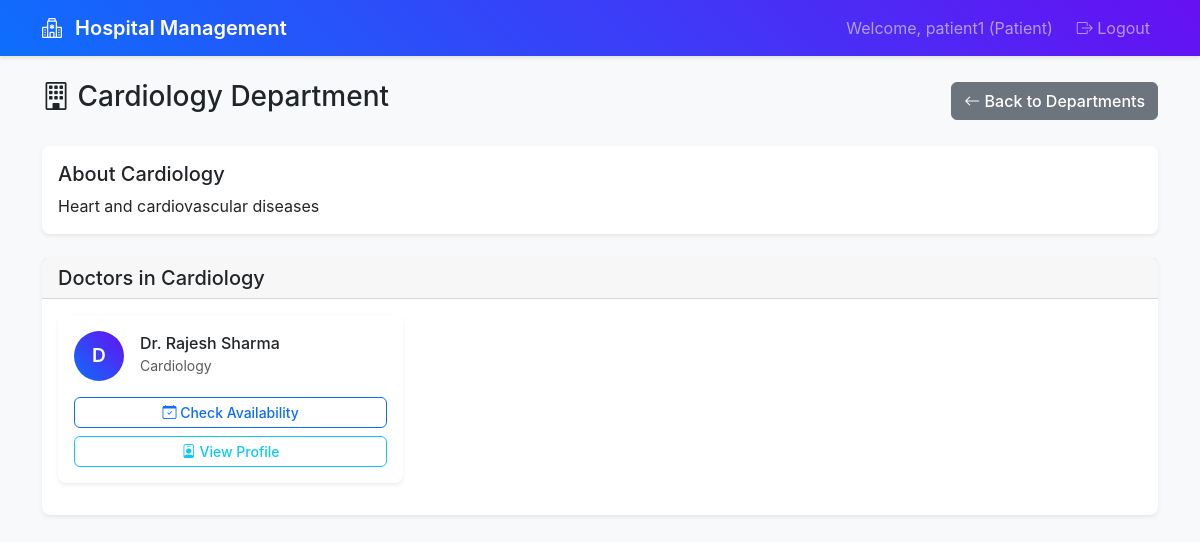
Screenshot of /patient/department/1 (signed in) with the database file from the repository.
### app.py (models this page shows)
class Department(db.Model):
    __tablename__ = 'departments'
    id: Mapped[int] = mapped_column(primary_key=True)
    name: Mapped[str] = mapped_column(unique=True, nullable=False)
    description: Mapped[str] = mapped_column()

class Doctor(db.Model):
    __tablename__ = 'doctors'
    id: Mapped[int] = mapped_column(primary_key=True)
    user_id: Mapped[int] = mapped_column(db.ForeignKey('users.id'), nullable=False)
    name: Mapped[str] = mapped_column(nullable=False)
    specialization: Mapped[str] = mapped_column(nullable=True)
    phone: Mapped[str] = mapped_column(nullable=True)
    availability_days: Mapped[str] = mapped_column(nullable=True)
    availability_hours: Mapped[str] = mapped_column(nullable=True)
    availability_slots: Mapped[str] = mapped_column(nullable=True)
    created_at: Mapped[datetime] = mapped_column(default=datetime.utcnow)
    user = db.relationship('User', back_populates='doctor')
    appointments = db.relationship('Appointment', back_populates='doctor')

### routes.py (the view)
@app.route('/patient/department/<int:department_id>')
@login_required
@role_required(['patient'])
def department_details(department_id):
    patient = Patient.query.join(User).filter(User.id == session['user_id']).first()
    if not patient:
        flash('Patient profile not found', 'error')
        return redirect(url_for('logout'))
    department = Department.query.filter(Department.id == department_id).first()
    if not department:
        flash('Department not found', 'error')
        return redirect(url_for('patient_departments'))
    doctors = Doctor.query.filter(Doctor.specialization == department.name).all()
    return render_template('department_details.html',
                         patient=patient,
                         department=department,
                         doctors=doctors)

### routes.py (called while the page is built)
def login_required(f):
    @wraps(f)
    def decorated_function(*args, **kwargs):
        if 'user_id' not in session:
            return redirect(url_for('login'))
        return f(*args, **kwargs)
    return decorated_function

def role_required(roles):
    def decorator(f):
        @wraps(f)
        def decorated_function(*args, **kwargs):
            if 'user_role' not in session or session['user_role'] not in roles:
                flash('Access denied. Insufficient permissions.', 'error')
                return redirect(url_for('login'))
            return f(*args, **kwargs)
        return decorated_function
    return decorator

### templates/department_details.html (shortened to what this page needs)
{% extends "base.html" %}
{% block content %}
<div class="row">
    <div class="col-12">
        <div class="d-flex justify-content-between align-items-center mb-4">
            <h1 class="h3">
                <i class="bi bi-building"></i> {{ department.name }} Department
            </h1>
            <a href="{{ url_for('patient_departments') }}" class="btn btn-secondary">
                <i class="bi bi-arrow-left"></i> Back to Departments
            </a>
        </div>
    </div>
</div>
<div class="row mb-4">
    <div class="col-12">
        <div class="card">
            <div class="card-body">
                <h5 class="card-title">About {{ department.name }}</h5>
                <p class="card-text">{{ department.description or 'No description available for this department.' }}</p>
            </div>
        </div>
    </div>
</div>
<div class="row">
    <div class="col-12">
        <div class="card">
            <div class="card-header">
                <h5 class="mb-0">Doctors in {{ department.name }}</h5>
            </div>
            <div class="card-body">
                {% if doctors %}
                <div class="row">
                    {% for doctor in doctors %}
                    <div class="col-md-6 col-lg-4 mb-3">
                        <div class="card">
                            <div class="card-body">
                                <div class="d-flex align-items-center mb-3">
                                    <div class="avatar bg-primary text-white rounded-circle d-flex align-items-center justify-content-center me-3" style="width: 50px; height: 50px;">
                                        {{ doctor.name[0] }}
                                    </div>
                                    <div>
                                        <h6 class="mb-0">{{ doctor.name }}</h6>
                                        <small class="text-muted">{{ doctor.specialization }}</small>
                                    </div>
                                </div>
                                <div class="d-grid gap-2">
                                    <a href="{{ url_for('doctor_availability_patient_view', doctor_id=doctor.id) }}" class="btn btn-outline-primary btn-sm">
                                        <i class="bi bi-calendar-check"></i> Check Availability
                                    </a>
                                    <a href="{{ url_for('doctor_profile_patient_view', doctor_id=doctor.id) }}" class="btn btn-outline-info btn-sm">
                                        <i class="bi bi-person-badge"></i> View Profile
                                    </a>
                                </div>
                            </div>
                        </div>
                    </div>
                    {% endfor %}
                </div>
                {% else %}
                <div class="text-center py-4">
                    <i class="bi bi-person-x display-1 text-muted"></i>
                    <h4 class="text-muted">No doctors available</h4>
                    <p class="text-muted">Doctors will appear here</p>
                </div>
                {% endif %}
            </div>
        </div>
    </div>
</div>
{% endblock %}

### static/style.css (style rules this page uses)
:root { --primary-color: #0d6efd; --success-color: #198754; --info-color: #0dcaf0; --warning-color: #ffc107; --danger-color: #dc3545; --light-color: #f8f9fa; --dark-color: #212529; }
body { background-color: #f8f9fa; font-family: -apple-system, BlinkMacSystemFont, 'Segoe UI', Roboto, sans-serif; }
.card { border: none; box-shadow: 0 0.125rem 0.25rem rgba(0, 0, 0, 0.075); border-radius: 0.5rem; transition: box-shadow 0.15s ease-in-out; }
.card-header { background-color: rgba(0, 0, 0, 0.03); border-bottom: 1px solid rgba(0, 0, 0, 0.125); font-weight: 500; }
.avatar { font-weight: 600; font-size: 1.2em; }
.btn { border-radius: 0.375rem; font-weight: 500; transition: all 0.15s ease-in-out; }
.bg-primary { background: linear-gradient(45deg, #0d6efd, #6610f2) !important; }
.card, .alert { animation: fadeInUp 0.5s ease-out; }

### rows the page displays
Department: name "Cardiology", description "Heart and cardiovascular diseases"
Doctor: name "D", name "Dr. Rajesh Sharma", specialization "Cardiology"

### other values shown
{{ session.username }} "patient1"
{{ session.user_role.title() }} "Patient"
